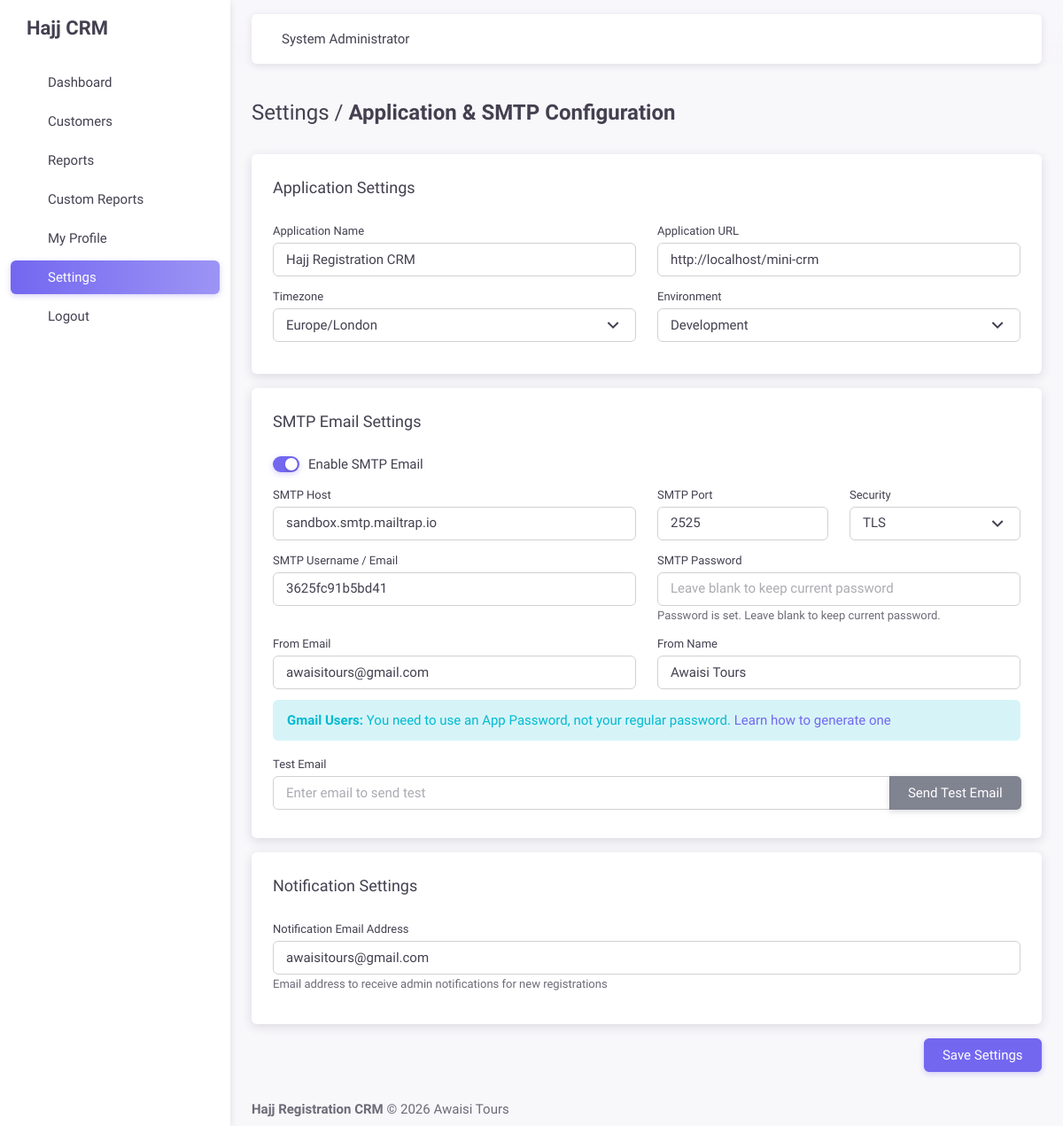
Screenshot of /admin/settings.php (signed in) with the database file from the repository.
### tables this page shows
CREATE TABLE `settings` (
  `id` int NOT NULL,
  `setting_key` varchar(100) NOT NULL,
  `setting_value` text,
  `setting_type` enum('text','number','boolean','json') DEFAULT 'text',
  `category` varchar(50) DEFAULT 'general',
  `description` text,
  `created_at` timestamp NULL DEFAULT CURRENT_TIMESTAMP,
  `updated_at` timestamp NULL DEFAULT CURRENT_TIMESTAMP ON UPDATE CURRENT_TIMESTAMP
);

### includes/functions.php (called while the page is built, shortened)
<?php
function getAdminUser() {
    $db = getDB();
    $stmt = $db->prepare("SELECT id, username, email, full_name, role, is_active, last_login, created_at, updated_at FROM admin_users WHERE id = ? AND is_active = 1");
    $stmt->execute([$_SESSION['admin_user_id']]);
    return $stmt->fetch();
}

### admin/settings.php (the view, shortened to what this page needs)
<?php
require_once __DIR__ . '/../includes/functions.php';
$db = getDB();
$stmt = $db->query("SELECT * FROM settings ORDER BY category, setting_key");
$settingsData = $stmt->fetchAll(PDO::FETCH_ASSOC);
$settings = [];
foreach ($settingsData as $setting) {
    $settings[$setting['category']][$setting['setting_key']] = $setting;
}
require_once __DIR__ . '/includes/header.php';
?>
<div class="container-xxl flex-grow-1 container-p-y">
    <h4 class="fw-bold py-3 mb-4">
        <span class="text-muted fw-light">Settings /</span> Application & SMTP Configuration
    </h4>
    <form method="POST">
        <div class="card mb-4">
            <div class="card-header">
                <h5 class="mb-0"><i class="iconify" data-icon="mdi:application"></i> Application Settings</h5>
            </div>
            <div class="card-body">
                <div class="row">
                    <div class="col-md-6 mb-3">
                        <label class="form-label">Application Name</label>
                        <input type="text" class="form-control" name="setting_app_name"
                               value="<?php echo htmlspecialchars($settings['app']['app_name']['setting_value'] ?? ''); ?>">
                    </div>
                    <div class="col-md-6 mb-3">
                        <label class="form-label">Application URL</label>
                        <input type="text" class="form-control" name="setting_app_url"
                               value="<?php echo htmlspecialchars($settings['app']['app_url']['setting_value'] ?? ''); ?>">
                    </div>
                    <div class="col-md-6 mb-3">
                        <label class="form-label">Timezone</label>
                        <select class="form-select" name="setting_app_timezone">
                            <option value="Europe/London" <?php echo ($settings['app']['app_timezone']['setting_value'] ?? '') == 'Europe/London' ? 'selected' : ''; ?>>Europe/London</option>
                        </select>
                    </div>
                    <div class="col-md-6 mb-3">
                        <label class="form-label">Environment</label>
                        <select class="form-select" name="setting_app_env">
                            <option value="development" <?php echo ($settings['app']['app_env']['setting_value'] ?? '') == 'development' ? 'selected' : ''; ?>>Development</option>
                        </select>
                    </div>
                </div>
            </div>
        </div>
        <div class="card mb-4">
            <div class="card-header">
                <h5 class="mb-0"><i class="iconify" data-icon="mdi:email"></i> SMTP Email Settings</h5>
            </div>
            <div class="card-body">
                <div class="mb-3">
                    <div class="form-check form-switch">
                        <input class="form-check-input" type="checkbox" name="setting_smtp_enabled" value="1"
                               id="smtp_enabled" <?php echo ($settings['smtp']['smtp_enabled']['setting_value'] ?? '0') == '1' ? 'checked' : ''; ?>>
                        <label class="form-check-label" for="smtp_enabled">
                            Enable SMTP Email
                        </label>
                    </div>
                </div>
                <div class="row">
                    <div class="col-md-6 mb-3">
                        <label class="form-label">SMTP Host</label>
                        <input type="text" class="form-control" name="setting_smtp_host"
                               value="<?php echo htmlspecialchars($settings['smtp']['smtp_host']['setting_value'] ?? 'smtp.gmail.com'); ?>"
                               placeholder="smtp.gmail.com">
                    </div>
                    <div class="col-md-3 mb-3">
                        <label class="form-label">SMTP Port</label>
                        <input type="number" class="form-control" name="setting_smtp_port"
                               value="<?php echo htmlspecialchars($settings['smtp']['smtp_port']['setting_value'] ?? '587'); ?>">
                    </div>
                    <div class="col-md-3 mb-3">
                        <label class="form-label">Security</label>
                        <select class="form-select" name="setting_smtp_secure">
                            <option value="tls" <?php echo ($settings['smtp']['smtp_secure']['setting_value'] ?? 'tls') == 'tls' ? 'selected' : ''; ?>>TLS</option>
                        </select>
                    </div>
                    <div class="col-md-6 mb-3">
                        <label class="form-label">SMTP Username / Email</label>
                        <input type="text" class="form-control" name="setting_smtp_username"
                               value="<?php echo htmlspecialchars($settings['smtp']['smtp_username']['setting_value'] ?? ''); ?>">
                    </div>
                    <div class="col-md-6 mb-3">
                        <label class="form-label">SMTP Password</label>
                        <input type="password" class="form-control" name="setting_smtp_password"
                               value=""
                               placeholder="Leave blank to keep current password" autocomplete="new-password">
                        <?php if (!empty($settings['smtp']['smtp_password']['setting_value'])): ?>
                            <small class="text-muted">Password is set. Leave blank to keep current password.</small>
                        <?php endif; ?>
                    </div>
                    <div class="col-md-6 mb-3">
                        <label class="form-label">From Email</label>
                        <input type="email" class="form-control" name="setting_smtp_from_email"
                               value="<?php echo htmlspecialchars($settings['smtp']['smtp_from_email']['setting_value'] ?? ''); ?>">
                    </div>
                    <div class="col-md-6 mb-3">
                        <label class="form-label">From Name</label>
                        <input type="text" class="form-control" name="setting_smtp_from_name"
                               value="<?php echo htmlspecialchars($settings['smtp']['smtp_from_name']['setting_value'] ?? ''); ?>">
                    </div>
                </div>
                <div class="alert alert-info">
                    <strong>Gmail Users:</strong> You need to use an App Password, not your regular password.
                    <a href="https://support.google.com/accounts/answer/185833" target="_blank">Learn how to generate one</a>
                </div>
                <div class="mt-3">
                    <label class="form-label">Test Email</label>
                    <div class="input-group">
                        <input type="email" class="form-control" id="test_email" placeholder="Enter email to send test">
                        <button type="button" class="btn btn-secondary" onclick="sendTestEmail()">
                            <i class="iconify" data-icon="mdi:send"></i> Send Test Email
                        </button>
                    </div>
                </div>
            </div>
        </div>
        <div class="card mb-4">
            <div class="card-header">
                <h5 class="mb-0"><i class="iconify" data-icon="mdi:bell"></i> Notification Settings</h5>
            </div>
            <div class="card-body">
                <div class="row">
                    <div class="col-md-12 mb-3">
                        <label class="form-label">Notification Email Address</label>
                        <input type="email" class="form-control" name="setting_notification_email"
                               value="<?php echo htmlspecialchars($settings['notification']['notification_email']['setting_value'] ?? ''); ?>">
                        <small class="text-muted">Email address to receive admin notifications for new registrations</small>
                    </div>
                </div>
            </div>
        </div>
        <div class="d-flex justify-content-end">
            <button type="submit" class="btn btn-primary">
                <i class="iconify" data-icon="mdi:content-save"></i> Save Settings
            </button>
        </div>
    </form>
</div>
<?php
require_once __DIR__ . '/includes/footer.php';
?>

### admin/includes/header.php (shortened to what this page needs)
<?php
require_once __DIR__ . '/../../includes/functions.php';
$adminUser = getAdminUser();
?>
<!doctype html>
<html lang="en" class="layout-navbar-fixed layout-menu-fixed layout-compact" dir="ltr" data-assets-path="../../template/assets/" data-template="vertical-menu-template-no-customizer" data-bs-theme="light">
<head>
    <link rel="stylesheet" href="../../template/assets/vendor/fonts/iconify-icons.css" />
    <link rel="stylesheet" href="../../template/assets/vendor/fonts/fontawesome.css" />
    <link rel="stylesheet" href="https://cdnjs.cloudflare.com/ajax/libs/font-awesome/6.4.0/css/all.min.css" />
    <link rel="stylesheet" href="../../template/assets/vendor/libs/node-waves/node-waves.css" />
    <link rel="stylesheet" href="../../template/assets/vendor/css/core.css" />
    <link rel="stylesheet" href="../../template/assets/css/demo.css" />
    <link rel="stylesheet" href="../../template/assets/vendor/libs/perfect-scrollbar/perfect-scrollbar.css" />
    <link rel="stylesheet" href="../../template/assets/vendor/libs/datatables-bs5/datatables.bootstrap5.css" />
    <link rel="stylesheet" href="../../template/assets/vendor/libs/datatables-responsive-bs5/responsive.bootstrap5.css" />
    <link rel="stylesheet" href="../../template/assets/vendor/libs/sweetalert2/sweetalert2.css" />
</head>
<body>
    <div class="layout-wrapper layout-content-navbar">
        <div class="layout-container">
            <aside id="layout-menu" class="layout-menu menu-vertical menu">
                <div class="app-brand demo">
                    <a href="dashboard.php" class="app-brand-link">
                        <span class="app-brand-text demo menu-text fw-bolder ms-2">Hajj CRM</span>
                    </a>
                </div>
                <ul class="menu-inner py-1">
                    <li class="menu-item <?php echo (basename($_SERVER['PHP_SELF']) == 'dashboard.php') ? 'active' : ''; ?>">
                        <a href="dashboard.php" class="menu-link">
                            <i class="menu-icon tf-icons iconify" data-icon="mdi:view-dashboard"></i>
                            <div data-i18n="Dashboard">Dashboard</div>
                        </a>
                    </li>
                    <li class="menu-item <?php echo (basename($_SERVER['PHP_SELF']) == 'customers.php') ? 'active' : ''; ?>">
                        <a href="customers.php" class="menu-link">
                            <i class="menu-icon tf-icons iconify" data-icon="mdi:account-group"></i>
                            <div data-i18n="Customers">Customers</div>
                        </a>
                    </li>
                    <li class="menu-item <?php echo (basename($_SERVER['PHP_SELF']) == 'reports.php') ? 'active' : ''; ?>">
                        <a href="reports.php" class="menu-link">
                            <i class="menu-icon tf-icons iconify" data-icon="mdi:chart-bar"></i>
                            <div data-i18n="Reports">Reports</div>
                        </a>
                    </li>
                    <li class="menu-item <?php echo (basename($_SERVER['PHP_SELF']) == 'custom-reports.php') ? 'active' : ''; ?>">
                        <a href="custom-reports.php" class="menu-link">
                            <i class="menu-icon tf-icons iconify" data-icon="mdi:file-table"></i>
                            <div data-i18n="Custom Reports">Custom Reports</div>
                        </a>
                    </li>
                    <li class="menu-item <?php echo (basename($_SERVER['PHP_SELF']) == 'profile.php') ? 'active' : ''; ?>">
                        <a href="profile.php" class="menu-link">
                            <i class="menu-icon tf-icons iconify" data-icon="mdi:account-cog"></i>
                            <div data-i18n="My Profile">My Profile</div>
                        </a>
                    </li>
                    <li class="menu-item <?php echo (basename($_SERVER['PHP_SELF']) == 'settings.php') ? 'active' : ''; ?>">
                        <a href="settings.php" class="menu-link">
                            <i class="menu-icon tf-icons iconify" data-icon="mdi:cog"></i>
                            <div data-i18n="Settings">Settings</div>
                        </a>
                    </li>
                    <li class="menu-item">
                        <a href="logout.php" class="menu-link">
                            <i class="menu-icon tf-icons iconify" data-icon="mdi:logout"></i>
                            <div data-i18n="Logout">Logout</div>
                        </a>
                    </li>
                </ul>
            </aside>
            <div class="layout-page">
                <nav class="layout-navbar container-xxl navbar navbar-expand-xl navbar-detached align-items-center bg-navbar-theme" id="layout-navbar">
                    <div class="navbar-nav-right d-flex align-items-center" id="navbar-nav-right">
                        <div class="nav-item d-flex align-items-center">
                            <a href="profile.php" class="d-flex align-items-center text-decoration-none" style="color: inherit;">
                                <span><?php echo htmlspecialchars($adminUser['full_name']); ?></span>
                            </a>
                        </div>
                    </div>
                </nav>
                <div class="content-wrapper">

### admin/includes/footer.php (shortened to what this page needs)
                </div>
                <footer class="content-footer footer bg-footer-theme">
                    <div class="container-xxl d-flex flex-wrap justify-content-between py-2 flex-md-row flex-column">
                        <div class="mb-2 mb-md-0">
                            <strong>Hajj Registration CRM</strong> © <?php echo date('Y'); ?> Awaisi Tours
                        </div>
                    </div>
                </footer>
            </div>
        </div>
    </div>
</body>
</html>

### template/assets/css/demo.css (style rules this page uses)
.menu .app-brand.demo { height: 64px; }
.app-brand-text.demo { font-size: 1.375rem; }
.layout-navbar-fixed .layout-wrapper:not(.layout-without-menu) .layout-page { padding-top: 64px !important; }
.layout-navbar-fixed .layout-wrapper:not(.layout-horizontal):not(.layout-without-menu) .layout-page { padding-top: 72px !important; }

### rows the page displays
settings: setting_app_name "Hajj Registration CRM"
settings: setting_app_url "http://localhost/mini-crm"
settings: setting_app_timezone "Europe/London"
settings: setting_app_env "Development"
settings: setting_value "☑"
settings: setting_smtp_host "sandbox.smtp.mailtrap.io"
settings: setting_smtp_port "2525"
settings: setting_smtp_secure "TLS"
settings: setting_smtp_username "3625fc91b5bd41"
settings: setting_smtp_from_email "awaisitours@gmail.com"
settings: setting_smtp_from_name "Awaisi Tours"
settings: setting_notification_email "awaisitours@gmail.com"

### other values shown
$adminUser['full_name'] "System Administrator"
